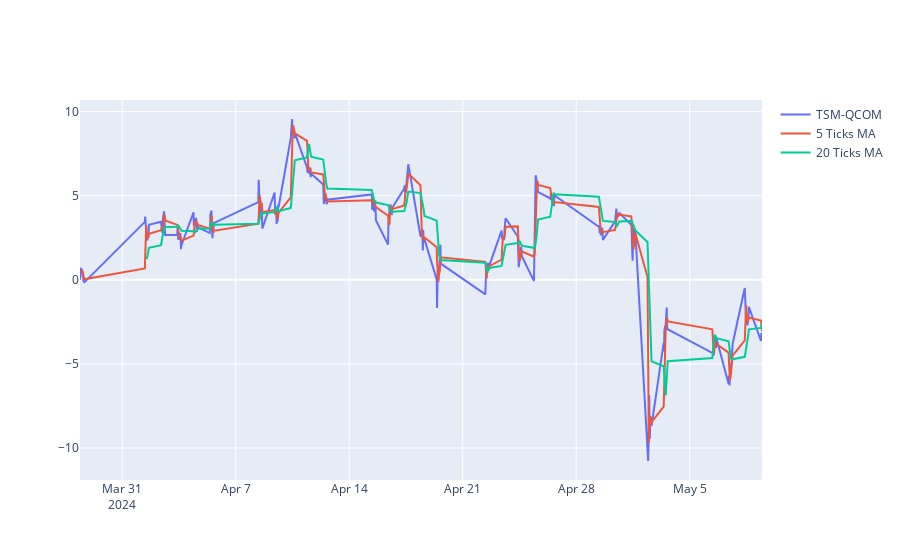

Write notebook code for a chart like this one.
### Code cell
# Plot the difference and its moving average

fig = go.Figure()
fig.add_trace(go.Scatter(x=tsm_qcom_dif.index, y=tsm_qcom_dif, name='TSM-QCOM'))
fig.add_trace(go.Scatter(x=tsm_qcom_dif.index, y=tsm_qcom_dif.rolling(window=5).mean(), name='5 Ticks MA'))
fig.add_trace(go.Scatter(x=tsm_qcom_dif.index, y=tsm_qcom_dif.rolling(window=20).mean(), name='20 Ticks MA'))

fig.show()

### Figure 1 — Plotly figure (JSON) as saved in the notebook; plotly's stock layout.template omitted (floating-point values rounded to 4 significant figures; data arrays with more than 128 entries replaced by an {"elided": "..."} marker saying what was removed)
{"data": [{"name": "TSM-QCOM", "type": "scatter", "x": {"elided": "381 str values"}, "y": {"elided": "381 float values"}}, {"name": "5 Ticks MA", "type": "scatter", "x": {"elided": "381 str values"}, "y": {"elided": "381 float values"}}, {"name": "20 Ticks MA", "type": "scatter", "x": {"elided": "381 str values"}, "y": {"elided": "381 float values"}}], "layout": {}}
